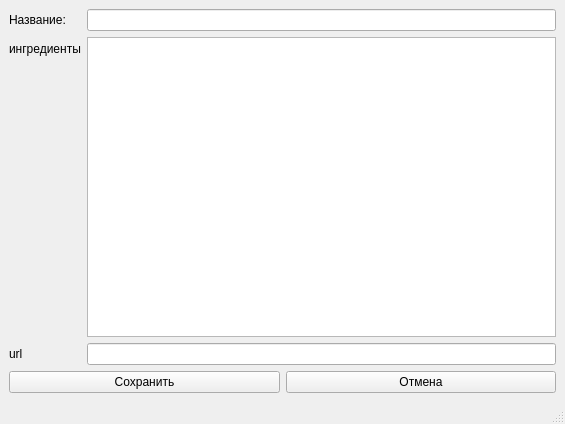
<?xml version="1.0" encoding="UTF-8"?>
<ui version="4.0">
 <class>MainWindow</class>
 <widget class="QMainWindow" name="MainWindow">
  <property name="geometry">
   <rect>
    <x>0</x>
    <y>0</y>
    <width>565</width>
    <height>424</height>
   </rect>
  </property>
  <property name="windowTitle">
   <string>MainWindow</string>
  </property>
  <widget class="QWidget" name="centralwidget">
   <layout class="QVBoxLayout" name="verticalLayout">
    <item>
     <layout class="QFormLayout" name="formLayout">
      <item row="0" column="0">
       <widget class="QLabel" name="label">
        <property name="text">
         <string>Название:</string>
        </property>
       </widget>
      </item>
      <item row="0" column="1">
       <widget class="QLineEdit" name="lineEdit"/>
      </item>
      <item row="1" column="0">
       <widget class="QLabel" name="label_2">
        <property name="text">
         <string>ингредиенты</string>
        </property>
       </widget>
      </item>
      <item row="2" column="0">
       <widget class="QLabel" name="label_3">
        <property name="text">
         <string>url</string>
        </property>
       </widget>
      </item>
      <item row="2" column="1">
       <widget class="QLineEdit" name="lineEdit_2"/>
      </item>
      <item row="1" column="1">
       <widget class="QTextEdit" name="textEdit"/>
      </item>
     </layout>
    </item>
    <item>
     <layout class="QHBoxLayout" name="horizontalLayout">
      <item>
       <widget class="QPushButton" name="pushButton">
        <property name="text">
         <string>Сохранить</string>
        </property>
       </widget>
      </item>
      <item>
       <widget class="QPushButton" name="pushButton_2">
        <property name="text">
         <string>Отмена</string>
        </property>
       </widget>
      </item>
     </layout>
    </item>
   </layout>
  </widget>
  <widget class="QMenuBar" name="menubar">
   <property name="geometry">
    <rect>
     <x>0</x>
     <y>0</y>
     <width>565</width>
     <height>22</height>
    </rect>
   </property>
  </widget>
  <widget class="QStatusBar" name="statusbar"/>
 </widget>
 <resources/>
 <connections/>
</ui>
